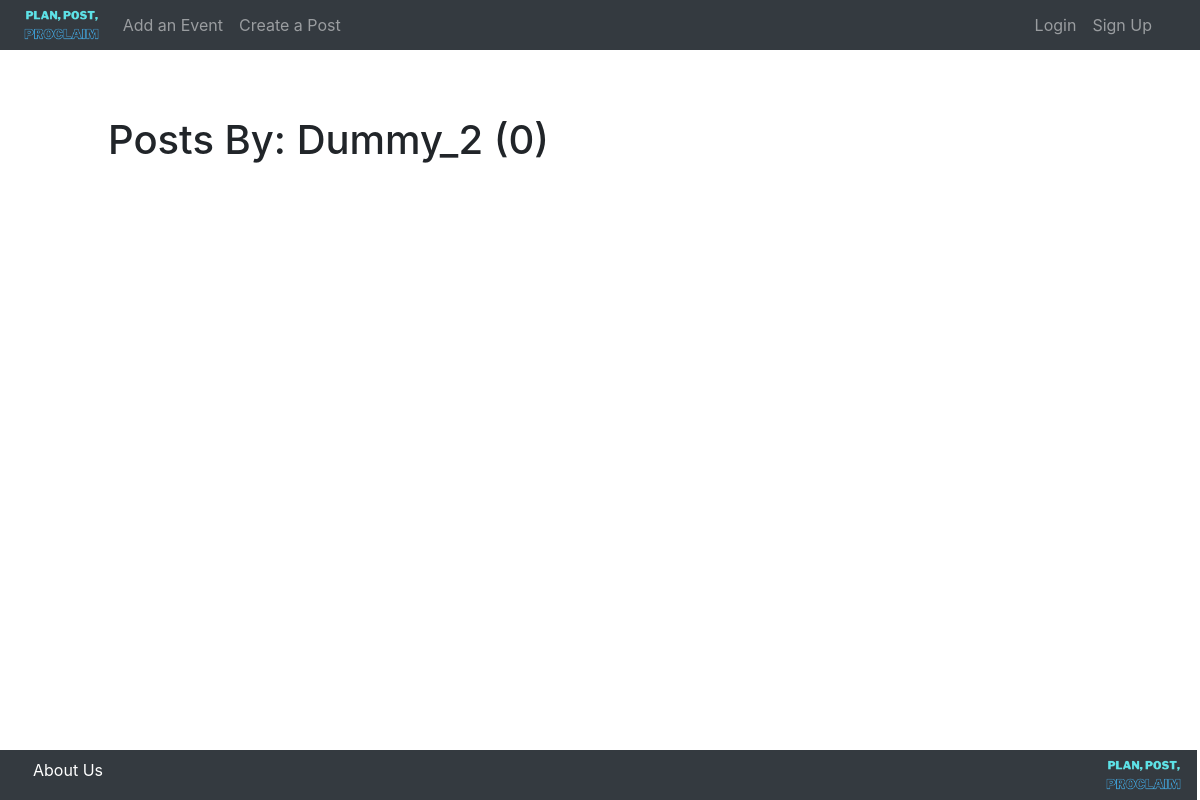
Before: /blog/all_posts/Dummy_2/ with the older database file.
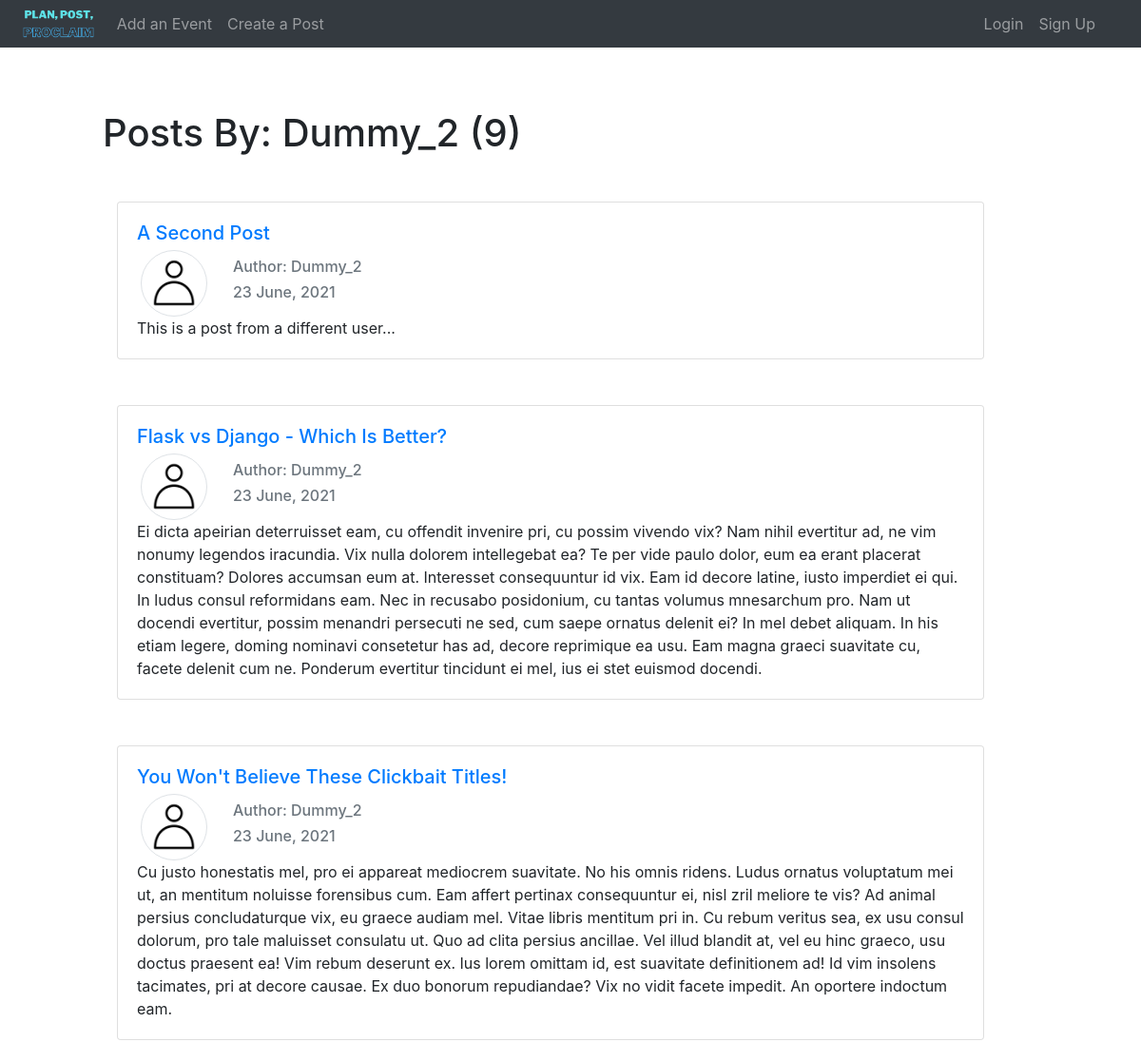
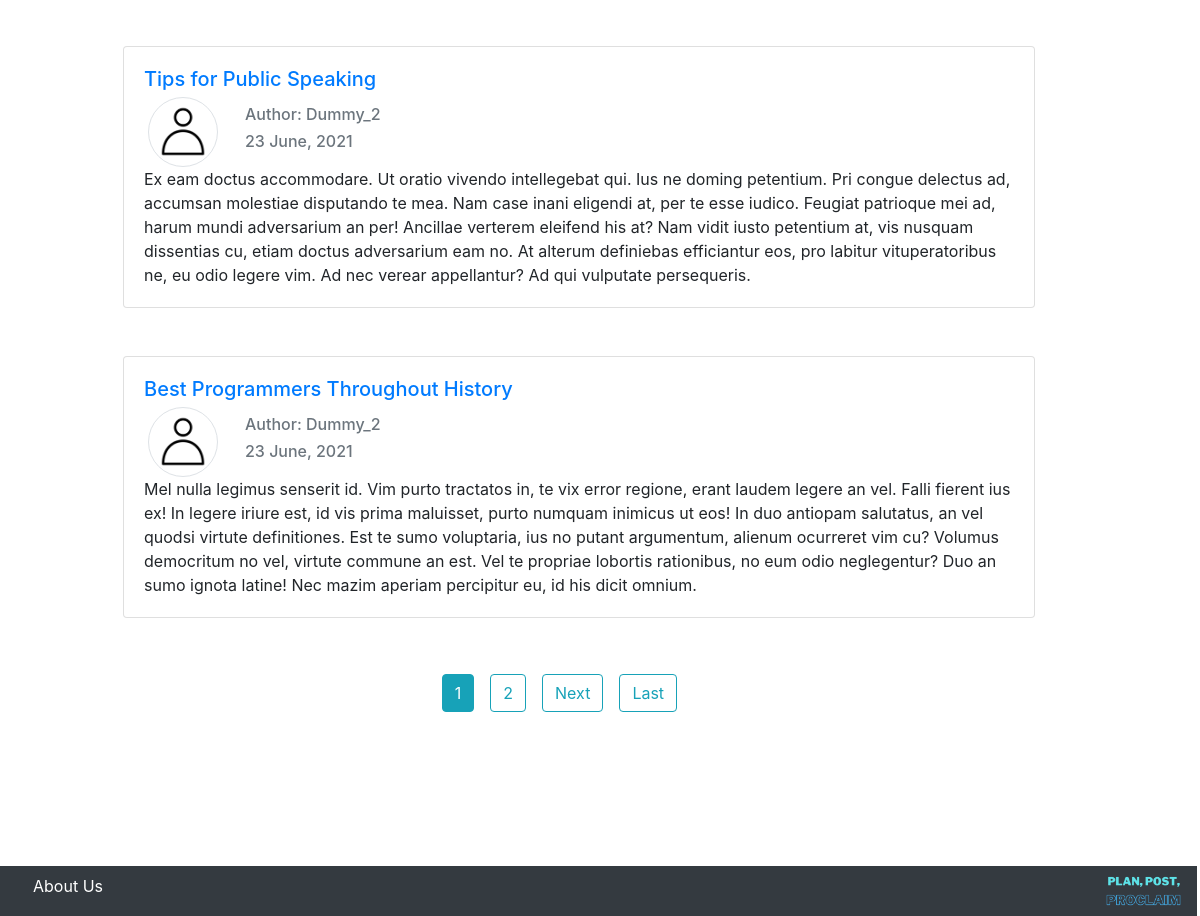
After: the same page with the newer database file (2 pictures, top to bottom).
### accounts/models.py (models this page shows, shortened)
class User(AbstractUser):
    username = models.CharField(
        _('username'),
        max_length=150,
        unique=True,
        error_messages={
            'unique': _("A user with that username already exists."),
        },
    )
    email = models.EmailField(
        _('email address'),
        unique=True,
        error_messages={
            'unique': _("A user with that Email already exists."),
        },
    )
    EMAIL_FIELD = 'email'
    USERNAME_FIELD = 'email'
    REQUIRED_FIELDS = ['username',]
    objects = UserManager()

class Profile(models.Model):
    user=models.OneToOneField(User,on_delete=models.CASCADE)
    image=models.ImageField(default='default.png',upload_to='profile_pictures')

### blog/models.py (models this page shows, shortened)
class Post(models.Model):
	title=models.CharField(max_length=100)
	subtitle=models.CharField(max_length=100)
	content=models.TextField()
	date_posted=models.DateTimeField(default=timezone.now)
	author=models.ForeignKey(settings.AUTH_USER_MODEL,on_delete=models.CASCADE)

### blog/views.py (the view)
# urls.py: path('all_posts/<str:username>/',views.view_MyPosts,name="all-posts"),
def view_MyPosts(request,username):
	user_list=Post.objects.filter(author__username=username)#author_id=id)
	page = request.GET.get('page', 1)
	paginator = Paginator(user_list,5)
	try:
		posts=paginator.page(page)
	except PageNotAnInteger:
		posts=paginator.page(1)
	except EmptyPage:
		posts=paginator.page(paginator.num_pages)
	context={
		'posts':posts,
		'name':username
	}
	return render(request,'blog/all_posts.html',context)

### blog/templates/blog/all_posts.html (shortened to what this page needs)
{% extends "Base.html" %}
{% block content %}
	<h1 class="mb-5">Posts By: {{name}} ({{posts.paginator.count}})</h1>
	<div class="container">
		{% for p in posts %}
		<div class="card mb-5">
			<div class="card-body">
				<h5 class="card-title"><a href="{% url 'post-detail' p.id %}" class="card-link">{{p.title}}</a></h5>
				<div class="row justify-content-start ml-1">
					<img id="profile" class="rounded rounded-circle" height="70px" width="70px" src="{{ p.author.profile.image.url }}">
					<div class="col-8 ml-1">
						<h6 class="row card-subtitle m-2 text-muted align-self-start">Author: {{ p.author.username }}</h6>
						<h6 class="row card-subtitle m-2 text-muted align-self-end">{{p.date_posted | date:"d F, Y"}}</h6>
					</div>
				</div>
				<p class="card-text">{{p.content}}</p>
			</div>
		</div>
		{% endfor %}
		<div class="row justify-content-center mb-5">
			{% if posts.has_other_pages %}
				{% for num in posts.paginator.page_range %}
					{% if posts.number == num %}
						<a href="?page={{ num }}" class="btn btn-info m-2">{{num}}</a>
					{% elif num > posts.number|add:'-3' and num < posts.number|add:'3' %}
						<a href="?page={{ num }}" class="btn btn-outline-info m-2">{{num}}</a>
					{% endif %}
				{% endfor %}
				{% if posts.has_next %}
					<a href="?page={{ posts.next_page_number }}" class="btn btn-outline-info m-2">Next</a>
					<a href="?page={{ posts.paginator.num_pages }}" class="btn btn-outline-info m-2">Last</a>
				{% endif %}
			{% endif %}
		</div>
	</div>
{% endblock %}

### templates/base.html (shortened to what this page needs)
{% load static %}
<!DOCTYPE html>
<html>
<head>
	<link rel="stylesheet" type="text/css" href="{% static 'css/bootstrap.css' %}">
	<link rel="stylesheet" type="text/css" href="{% static 'css/all.min.css' %}">
	<link rel="stylesheet" type="text/css" href="{% static 'css/fontawesome.min.css' %}">
	<link rel="stylesheet" type="text/css" href="{% static 'css/style.css' %}">
</head>
<body>
	<header class="fluid-container">
		<nav class="nav navbar-expand-lg navbar-dark bg-dark fixed-top custom">
			<a class="navbar-brand pl-4 pt-2" href="{% url 'index' %}"><img src="{% static 'assets/plan,post,proclaim-logo.png' %}" height="30px"></a>
			<div class="collapse navbar-collapse" id="navbarSupportedContent">
				<ul class="navbar-nav">
					<li class="nav-item">
						<a class="nav-link" href="{% url 'event_new' %}">Add an Event</a>
					</li>
					<li class="nav-item">
						<a class="nav-link" href="{% url 'post-create' %}">Create a Post</a>
					</li>
				</ul>
				<ul class="navbar-nav ml-auto mr-3">
					{% if user.is_authenticated %}
						<li class="nav-item">
							<a class="nav-link btn btn-outline-light" href="{% url 'logout' %}">Logout</a>
						</li>
					{% else %}
						<li class="nav-item">
							<a class="nav-link" href="{% url 'login' %}">Login</a>
						</li>
						<li class="nav-item pr-4">
							<a class="nav-link" href="{% url 'register' %}">Sign Up</a>
						</li>
					{% endif %}
				</ul>
			</div>
		</nav>
	</header>
	<div class="row fluid-container">
		<div class="container col-md-9 ml-sm-auto col-lg-10 px-4 mb-5 space">
			{% block content %}{% endblock content %}
		</div>
	</div>
	<footer class="footer bg-dark row align-items-start">
		<div class="ml-5 pt-2">
			<a class="text-white" href="{% url 'about' %}">About Us</a>
		</div>
		<div class="ml-auto">
			<a class="navbar-brand pl-4 pt-2" href="{% url 'index' %}"><img src="{% static 'assets/plan,post,proclaim-logo.png' %}" height="30px"></a>
		</div>
	</footer>
</body>
</html>

### static/css/style.css (style rules this page uses)
.row { width: 99%; }
.footer { position: fixed; left: 0; bottom: 0; width: 101%; height: 50px; }
#profile { object-fit: contain; border: 1px solid #dee2e6; }
.custom { height: 50px; }
.space { margin-top: 100px; padding-bottom: 100px; }

Changed rows visible on the page:
added Post: title "A Second Post", author.profile.image (placeholder picture), author.username "Dummy_2", date_posted "23 June, 2021", content "This is a post from a different user..."
added Post: title "Flask vs Django - Which Is Better?", author.profile.image (placeholder picture), author.username "Dummy_2", date_posted "23 June, 2021", content "Ei dicta apeirian deterruisset eam, cu offendit invenire pri, cu possim vivendo vix? Nam nihil evertitur ad, ne vim nonumy legendos iracundia. Vix nulla dolorem intellegebat ea? Te per vide paulo dolor, eum ea erant placerat constituam? Dolores accumsan eum at. Interesset consequuntur id vix. Eam id decore latine, iusto imperdiet ei qui. In ludus consul reformidans eam. Nec in recusabo posidonium, cu tantas volumus mnesarchum pro. Nam ut docendi evertitur, possim menandri persecuti ne sed, cum saepe ornatus delenit ei? In mel debet aliquam. In his etiam legere, doming nominavi consetetur has ad, decore reprimique ea usu. Eam magna graeci suavitate cu, facete delenit cum ne. Ponderum…"
added Post: title "You Won't Believe These Clickbait Titles!", author.profile.image (placeholder picture), author.username "Dummy_2", date_posted "23 June, 2021", content "Cu justo honestatis mel, pro ei appareat mediocrem suavitate. No his omnis ridens. Ludus ornatus voluptatum mei ut, an mentitum noluisse forensibus cum. Eam affert pertinax consequuntur ei, nisl zril meliore te vis? Ad animal persius concludaturque vix, eu graece audiam mel. Vitae libris mentitum pri in. Cu rebum veritus sea, ex usu consul dolorum, pro tale maluisset consulatu ut. Quo ad clita persius ancillae. Vel illud blandit at, vel eu hinc graeco, usu doctus praesent ea! Vim rebum deserunt ex. Ius lorem omittam id, est suavitate definitionem ad! Id vim insolens tacimates, pri at decore causae. Ex duo bonorum repudiandae? Vix no vidit facete impedit. An oportere indoctum eam."
added Post: title "Tips for Public Speaking", author.profile.image (placeholder picture), author.username "Dummy_2", date_posted "23 June, 2021", content "Ex eam doctus accommodare. Ut oratio vivendo intellegebat qui. Ius ne doming petentium. Pri congue delectus ad, accumsan molestiae disputando te mea. Nam case inani eligendi at, per te esse iudico. Feugiat patrioque mei ad, harum mundi adversarium an per! Ancillae verterem eleifend his at? Nam vidit iusto petentium at, vis nusquam dissentias cu, etiam doctus adversarium eam no. At alterum definiebas efficiantur eos, pro labitur vituperatoribus ne, eu odio legere vim. Ad nec verear appellantur? Ad qui vulputate persequeris."
added Post: title "Best Programmers Throughout History", author.profile.image (placeholder picture), author.username "Dummy_2", date_posted "23 June, 2021", content "Mel nulla legimus senserit id. Vim purto tractatos in, te vix error regione, erant laudem legere an vel. Falli fierent ius ex! In legere iriure est, id vis prima maluisset, purto numquam inimicus ut eos! In duo antiopam salutatus, an vel quodsi virtute definitiones. Est te sumo voluptaria, ius no putant argumentum, alienum ocurreret vim cu? Volumus democritum no vel, virtute commune an est. Vel te propriae lobortis rationibus, no eum odio neglegentur? Duo an sumo ignota latine! Nec mazim aperiam percipitur eu, id his dicit omnium."
Other visible differences:
{{ posts.paginator.count }}: "0" → "9"
new list line: "1"
new list line: "2"
text now shown: "Next Last"
